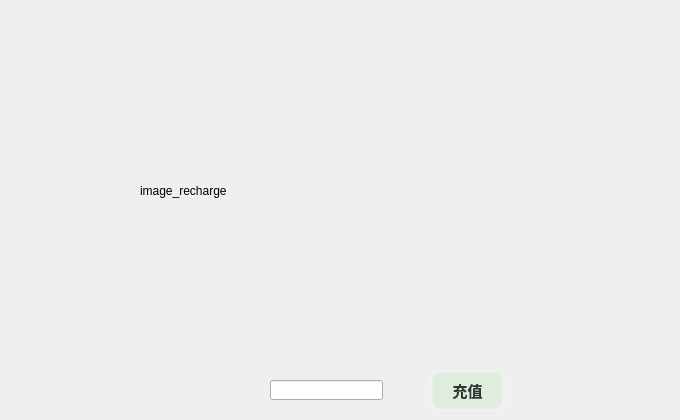
    <widget class="QWidget" name="recharge">
     <widget class="QPushButton" name="button_recharge">
      <property name="geometry">
       <rect>
        <x>430</x>
        <y>370</y>
        <width>75</width>
        <height>41</height>
       </rect>
      </property>
      <property name="toolTip">
       <string>&lt;html&gt;&lt;head/&gt;&lt;body&gt;&lt;p&gt;快变强大&lt;/p&gt;&lt;/body&gt;&lt;/html&gt;</string>
      </property>
      <property name="styleSheet">
       <string notr="true">QPushButton{
background-color:rgba(100,225,100,30);
border-style:outset;
border-width:4px;
border-radius:10px;
border-color:rgba(255,255,255,30);
font:bold 15px;
color:rgba(0,0,0,200); 
padding:6px;                       
}

QPushButton:hover{
background-color:rgba(100,255,100,100);
border-color:rgba(255,255,255,200);
color:red;
}</string>
      </property>
      <property name="text">
       <string>充值</string>
      </property>
     </widget>
     <widget class="QLineEdit" name="line_recharge">
      <property name="geometry">
       <rect>
        <x>270</x>
        <y>380</y>
        <width>113</width>
        <height>20</height>
       </rect>
      </property>
      <property name="toolTip">
       <string>&lt;html&gt;&lt;head/&gt;&lt;body&gt;&lt;p&gt;输入金额（0~10000）&lt;/p&gt;&lt;/body&gt;&lt;/html&gt;</string>
      </property>
     </widget>
     <widget class="QLabel" name="image_recharge">
      <property name="geometry">
       <rect>
        <x>140</x>
        <y>40</y>
        <width>531</width>
        <height>301</height>
       </rect>
      </property>
      <property name="text">
       <string>image_recharge</string>
      </property>
     </widget>
    </widget>
